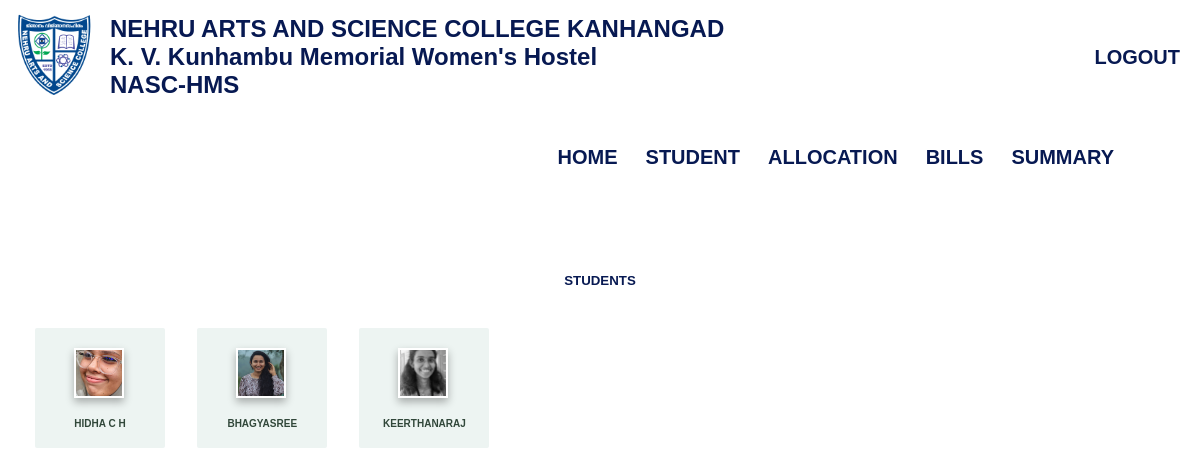
/get/ (signed in), run on the app's committed database.
### hostel/models.py (models this page shows, shortened)
class Student(models.Model):
    admn_no = models.PositiveIntegerField(unique=True)
    name = models.CharField(max_length=50)
    year_of_admn = models.PositiveSmallIntegerField()
    dob = models.DateField()
    email = models.EmailField()
    photo = models.ImageField(upload_to="images/")
    contact_regex = RegexValidator(regex=r'^\d{10}$',message="Contact number must be a 10-digit number.")
    contact = models.CharField(validators=[contact_regex], max_length=10)  # Using CharField for contact with max length 10
    house_name = models.CharField(max_length=50)
    place = models.CharField(max_length=50)
    dist = models.CharField(max_length=50)
    state = models.CharField(max_length=50)
    pincode = models.PositiveIntegerField()
    parent_name = models.CharField(max_length=50)
    parent_occupation = models.CharField(max_length=100)
    annual_income = models.PositiveIntegerField()
    pgm = models.ForeignKey(Programme, on_delete=models.CASCADE)
    date_joined = models.DateField(auto_now_add=True)
    CATEGORY_CHOICES = [
        ('GENERAL', 'GENERAL'),
        ('OBC', 'OBC'),
        ('OEC', 'OEC'),
        ('SC', 'SC'),
        ('ST', 'ST'),
    ]
    category = models.CharField(max_length=20, choices=CATEGORY_CHOICES, default='GENERAL')
    EGRANTZ_CHOICES = [
        (True, 'Yes'),
        (False, 'No'),
    ]
    E_Grantz = models.BooleanField(choices=EGRANTZ_CHOICES)

### hostel/views.py (the view)
# urls.py: path('get/',views.view_students,name='view_student'),
@group_required('admin')
def view_students(request):
    stud = Student.objects.select_related('pgm').all().order_by('pgm')
    if not stud.exists():
        messages.error(request,"Currently there are no students")
    return render(request,'hostel/students.html',{'stud':stud})

### hostel/templates/hostel/students.html (shortened to what this page needs)
{% extends 'hostel/base.html' %}
{% load static %}
{% block style %}
<link rel="stylesheet" href="{% static 'styles/students.css' %}">
{% endblock %}
{% block content %}
<div class="main-block">
    <h5>Students</h5>
    {% for student in stud %}
    <a href="{% url 'view_details' student.id %}" class="link">
        <div class="student-layout">
            <div class="image-container">
                {% if student.photo %}
                <img src="{{student.photo.url}}" alt="No image" class="img-stud">
                {% else %}
                    <span>No photo available</span>
                {% endif %}
            </div>
            <div class="student-name">{{student.name}}</div>
        </div>
    </a>
    {% endfor %}
</div>
{% endblock %}

### hostel/static/styles/base.css (style rules this page uses)
* { margin: 0; padding: 0; font-family: sans-serif; box-sizing: border-box; }

### hostel/static/styles/students.css (style rules this page uses)
.main-block { margin-top: 70px; margin-right: 20px; margin-left: 20px; }
.student-layout { width: 130px; height: 120px; padding: 20px 10px; margin: 15px; background: #EDF4F2; display: inline-block; text-align: center; border-radius: 2px; }
.image-container { width: 50px; height: 50px; display: flex; overflow: hidden; position: relative; margin-left: 26%; margin-bottom: 10px; border: 2px solid white; box-shadow: 0 4px 8px rgba(0, 0, 0, 0.3); }
.img-stud { width: 100%; height: auto; position: absolute; top: 50%; left: 50%; transform: translate(-50%, -50%); }
.student-name { position: relative; top: 10px; font-size: 15px; margin-bottom: 0; color: #31473A; text-transform: uppercase; font-size: 10px; font-weight: bolder; text-decoration: none; word-wrap: break-word; width: 100%; }
.link { font-size: 8px; color: #31473A; text-decoration: none; text-transform: uppercase; font-weight: 600; margin-bottom:2px; }
h5 { color: #071952; text-align: center; margin-bottom: 25px; text-transform: uppercase; }

### data on the page
Student: photo (picture), name "HIDHA C H"
Student: photo (picture), name "BHAGYASREE"
Student: photo (picture), name "KEERTHANARAJ"
